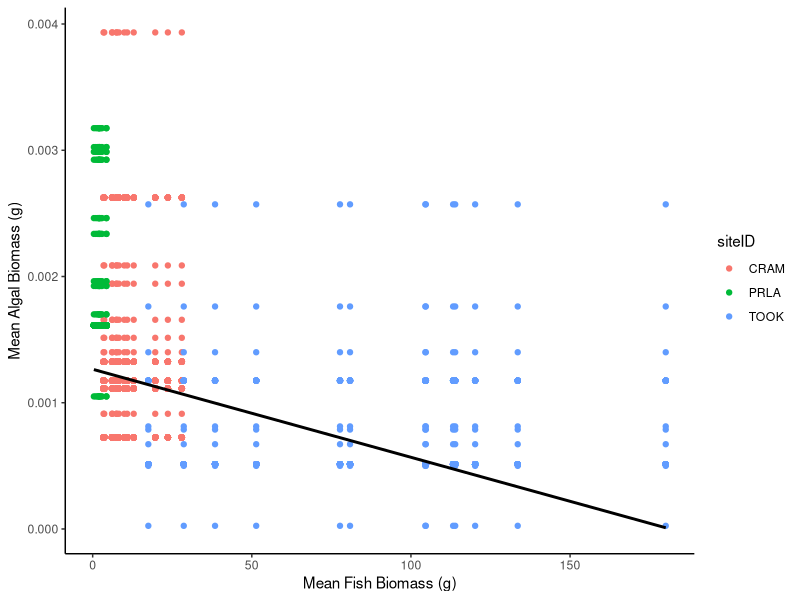
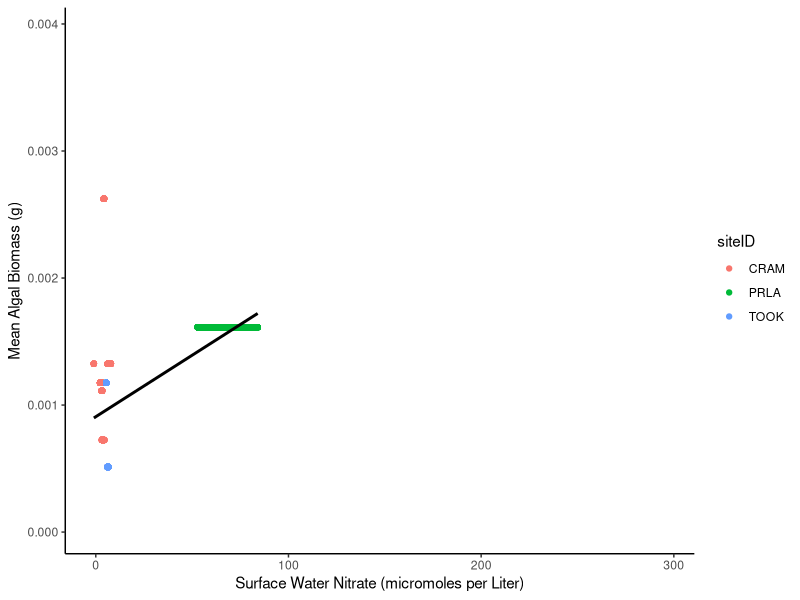
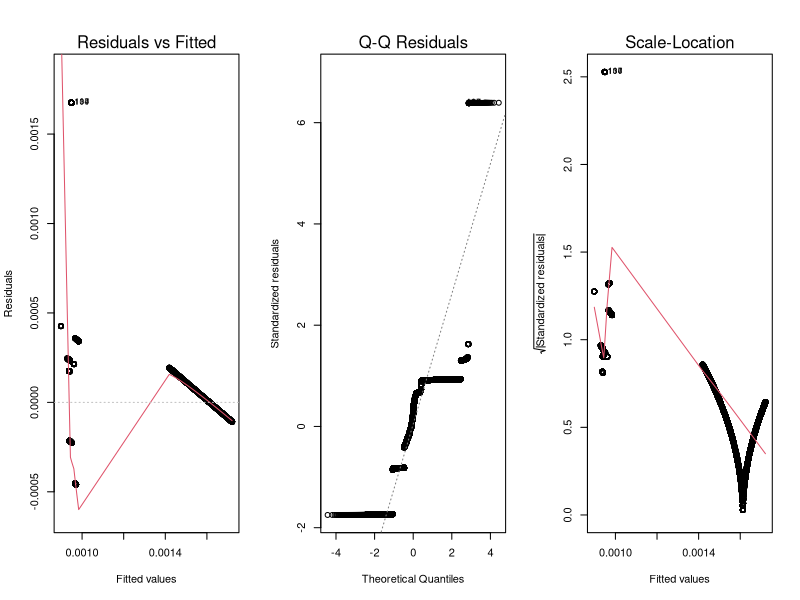
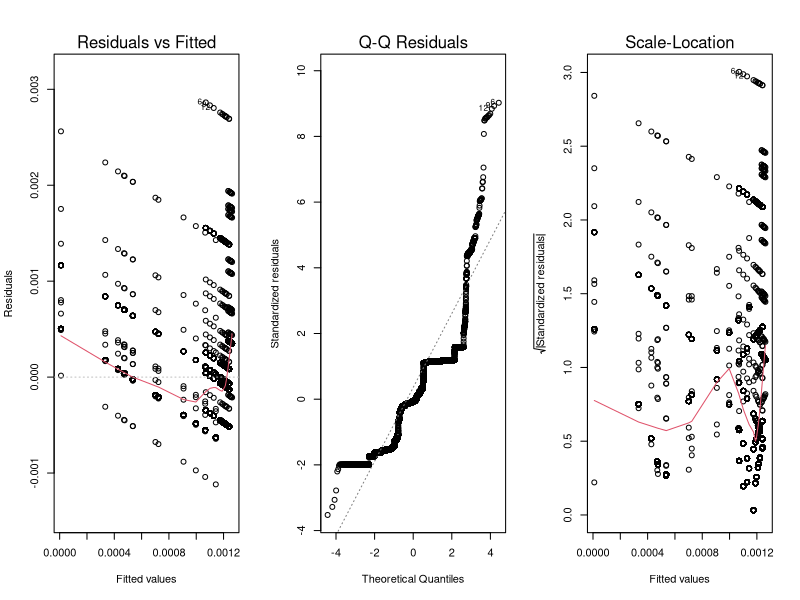
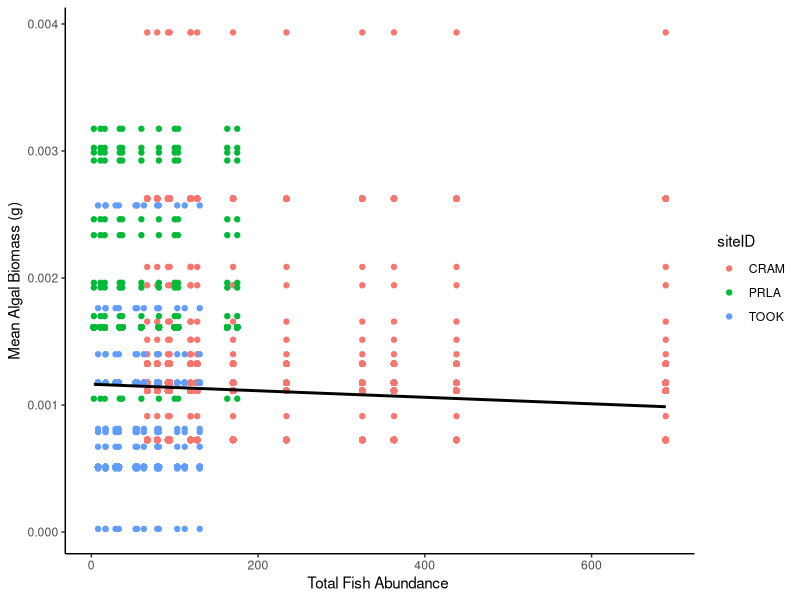
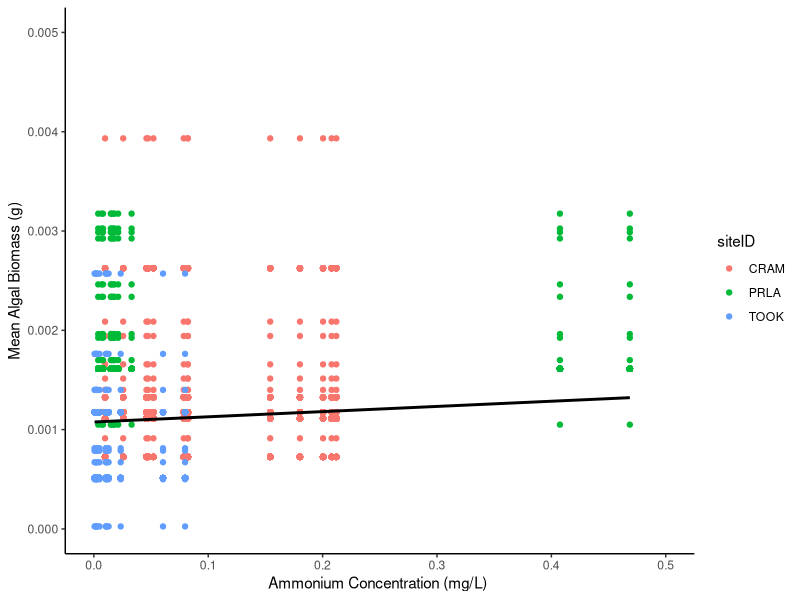
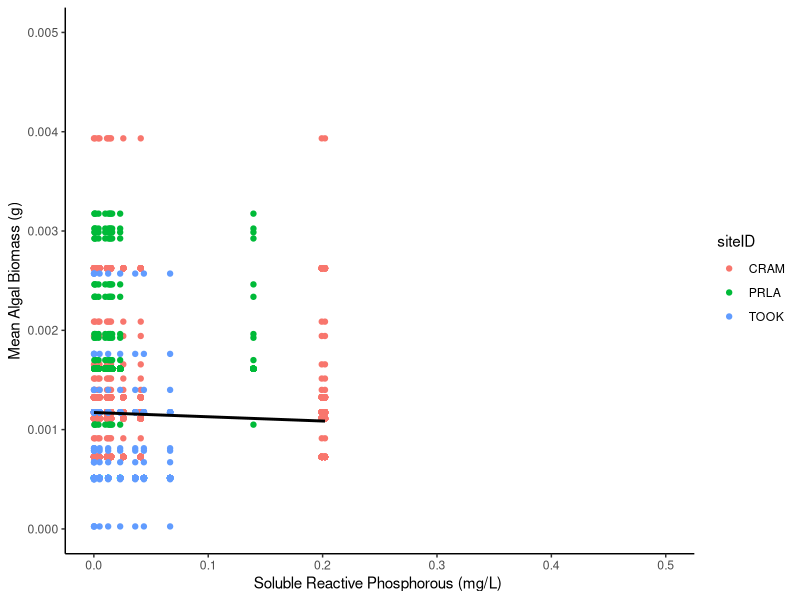

Source code (R) for these figures, in order:
## ---- chunk 1
library(here)
library(tidyverse)
## ---- chunk 2
# Step 1: Read the CSV files into separate data frames
df1 <- read_csv(here("data", "processed", "alg_biomass_means.csv"))
df2 <- read_csv(here("data", "processed", "final_fish_count_means.csv"))
df3 <- read_csv(here("data", "processed", "waterqual_means.csv"))
df4 <- read_csv(here("data", "processed", "SW_Nitrate_means.csv"))
df5 <- read_csv(here("data", "processed", "nutrient_data_means.csv"))
## ---- chunk 3
# Step 2: Combine the data frames into one
merged_data_all <- full_join(df1, df2) %>% 
  full_join(., df3) %>% 
  full_join(., df4) %>% 
  full_join(., df5)

# Check the first few rows of the merged data frame
head(merged_data_all)

# Step 3: Write the merged data frame into a new CSV file
write_csv(merged_data_all, here("data", "processed", "merged_data.csv"))

## ---- chunk 4

linear_model1 <- lm(mean_adjAshFreeDryMass~mean_SWN, data = merged_data_all)
summary(linear_model1)
## ---- chunk 5
linear_model2 <- lm(mean_adjAshFreeDryMass~mean_weight, data = merged_data_all)
summary(linear_model2)
## ---- chunk 6
#ggplot(data = merged_data_all,
#       aes(x = mean_weight, 
#           y = mean_adjAshFreeDryMass,
#           col = siteID)) +
#  labs(x= "Mean Fish Biomass (g)",
#       y = "Mean Algal Biomass (g)")+
#  geom_point() +
#  theme_classic() +
#  geom_smooth(method = "lm")+
#  facet_wrap(.~siteID, scales = "free")

ggplot(data = merged_data_all,
       aes(x = mean_weight, 
           y = mean_adjAshFreeDryMass)) +
  labs(x= "Mean Fish Biomass (g)",
       y = "Mean Algal Biomass (g)")+
  geom_point(aes(col = siteID)) +
  theme_classic() +
  geom_smooth(method = "lm", col = "black")

#ggplot(data = merged_data_all,
#       aes(x = mean_weight, 
#           y = mean_adjAshFreeDryMass)) +
 # labs(x= "Mean Fish Biomass (g)",
 #      y = "Mean Algal Biomass (g)")+
 # geom_point() +
 # theme_classic() +
 # geom_smooth(method = "lm")
## ---- chunk 7
#ggplot(data = merged_data_all,
      # aes(x = mean_SWN, 
      #     y = mean_adjAshFreeDryMass, 
       #    col = siteID)) +
  #labs(x= "Surface Water Nitrate (micromoles per Liter)", 
  #     y = "Mean Algal Biomass (g)")+
#  geom_point() +
#  theme_classic() +
#  geom_smooth(method = "lm") +
#  facet_wrap(.~siteID, scales = "free")

ggplot(data = merged_data_all,
       aes(x = mean_SWN, 
           y = mean_adjAshFreeDryMass)) +
  labs(x= "Surface Water Nitrate (micromoles per Liter)", 
       y = "Mean Algal Biomass (g)")+
  geom_point(aes(col = siteID)) +
  theme_classic() +
  geom_smooth(method = "lm", col = "black")

#ggplot(data = merged_data_all,
#       aes(x = mean_SWN, 
#           y = mean_adjAshFreeDryMass)) +
#  labs(x= "Surface Water Nitrate (micromoles per Liter)", 
#       y = "Mean Algal Biomass (g)")+
#  geom_point() +
#  theme_classic() +
#  geom_smooth(method = "lm")

## ---- chunk 8
par(mfrow = c(1, 3))
plot(linear_model1, which = c (1:3))
## ---- chunk 9
par(mfrow = c(1, 3))
plot(linear_model2, which = c (1:3))
## ---- chunk 10
linear_model1 <- lm(mean_adjAshFreeDryMass ~ total_individuals, data = merged_data_all)
summary(linear_model1)
## ---- chunk 11
ggplot(data = merged_data_all,
       aes(x = total_individuals, 
           y = mean_adjAshFreeDryMass)) +
  labs(x= "Total Fish Abundance ",
       y = "Mean Algal Biomass (g)")+
  geom_point(aes(col = siteID)) +
  theme_classic() +
  geom_smooth(method = "lm", col = "black") 
## ---- chunk 12
linear_model1 <- lm(NH4_mgL ~ mean_adjAshFreeDryMass, data = merged_data_all)
summary(linear_model1)
## ---- chunk 13
ggplot(data = merged_data_all,
       aes(x = NH4_mgL, 
           y = mean_adjAshFreeDryMass)) +
  labs(x= "Ammonium Concentration (mg/L) ",
       y = "Mean Algal Biomass (g)")+
  geom_point(aes(col= siteID)) +
  xlim(0,0.5) +
  ylim(0,0.005)+
  theme_classic() +
  geom_smooth(method = "lm", col = "black")
## ---- chunk 14
linear_model1 <- lm(mean_adjAshFreeDryMass ~ SRP_mgL, data = merged_data_all)
summary(linear_model1)
## ---- chunk 15
ggplot(data = merged_data_all,
       aes(x = SRP_mgL, 
           y = mean_adjAshFreeDryMass)) +
  labs(x= "Soluble Reactive Phosphorous (mg/L) ",
       y = "Mean Algal Biomass (g)")+
  geom_point(aes(col = siteID)) +
  xlim(0,0.5) +
  ylim(0,0.005)+
  theme_classic() +
  geom_smooth(method = "lm", col = "black")
